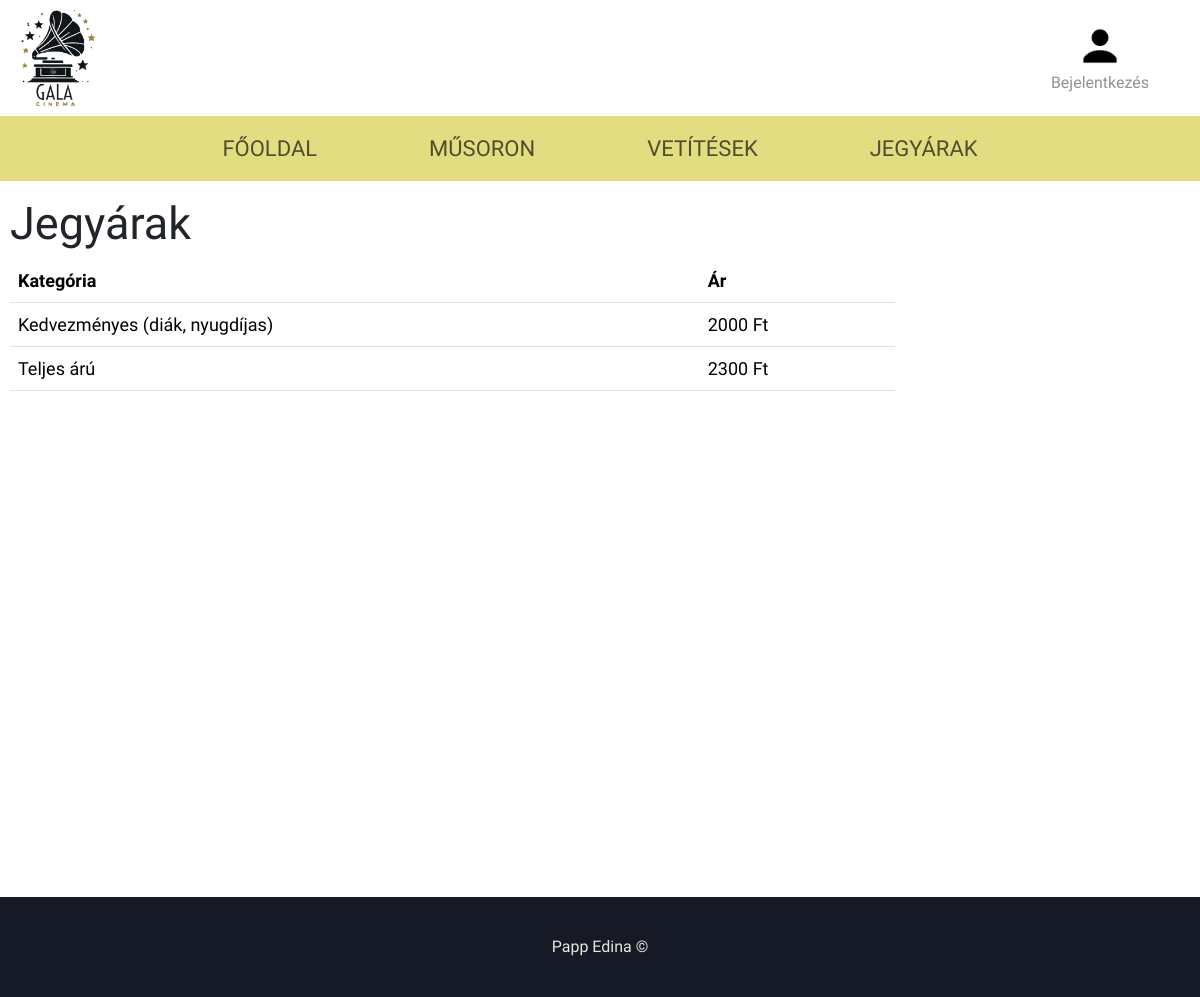
The app's page /prices.php with its own data.
### tables this page shows
CREATE TABLE arazas (
    id INT NOT NULL AUTO_INCREMENT,
    kategoria VARCHAR(50),
    ar INT,
    PRIMARY KEY(id)
);

### mozi.class.php (called while the page is built, shortened)
<?php
class Mozi{
    private $db;
    public function __construct() {
        $this->db = new Adatbazis();
    }
    public function arazas(){
        return $this->db->adatokLekerese("SELECT * FROM `arazas`");
    }
}
?>

### adatbazis.class.php (called while the page is built, shortened)
<?php
    class Adatbazis{
        private static $kiszolgalo = 'localhost';
        private static $felhasznalo = 'root';
        private static $jelszo = '';
        private static $tabla = 'mozi';
        private $db;
    public function __construct() {
        $this->db = new mysqli(self::$kiszolgalo, self::$felhasznalo, self::$jelszo, self::$tabla);
    }
    public function adatokLekerese($muvelet) {
        $eredmeny = $this->db->query($muvelet);
        if ($this->db->errno == 0) {
            if ($eredmeny->num_rows > 0) {
                $valasz = $eredmeny->fetch_all(MYSQLI_ASSOC);
            } else {
                $valasz = 'Nincs találat';
            }
        } else {
            $valasz = $this->db->error;
        }
        return $valasz;
    }
}
?>

### prices.php (the view, shortened to what this page needs)
<!DOCTYPE html>
<html lang="en">
<head>
    <link href="https://cdn.jsdelivr.net/npm/bootstrap@5.3.2/dist/css/bootstrap.min.css" rel="stylesheet">
    <link rel="stylesheet" href="./css/style.css">
</head>
<body>
    <?php
        if (!isset($_SESSION['user_id'])) {
            include './header_logout.php';
        }
        else{
            include './header.php';
        }
        include './mozi.class.php';
        include './adatbazis.class.php';
        echo '<div id="tartalom">
                <div id="main">
                    <h3 class="voltaire-regular">Jegyárak</h3>';
        $mozi = new Mozi();
        $prices = $mozi->arazas();
        if(is_array($prices)){
            echo '<table class="table w-75"><thead>
            <tr>
              <th scope="col">Kategória</th>
              <th scope="col">Ár</th>
            </tr>
          </thead><tbody>';
            foreach($prices as $x){
                echo '<tr><td>'.$x['kategoria'].'</td><td>'.$x['ar'].' Ft</td></tr>';
            }
            echo '</tbody></table>';
        }
        echo '</div></div>';
        include './footer.php';
    ?>
</body>
</html>

### css/style.css (style rules this page uses)
* { margin:0; padding:0; }
.voltaire-regular { font-family: "Voltaire", sans-serif; font-weight: 400; font-style: normal; }
body { font-family: "PT Sans Narrow", sans-serif; font-weight: 400; font-style: normal; letter-spacing: 0px; }
html, body { height:100%; }
#tartalom { min-height: 100%; }
#main { overflow: auto; padding-bottom: 100px; background-color: white; }

### prices.php (style rules this page uses)
@media only screen and (max-width: 1920px) { #tartalom { font-size: 18px; } }
#tartalom { margin-left:10px; margin-right:10px; }
.voltaire-regular { font-size:45px; }

### records on screen
arazas: kategoria "Kedvezményes (diák, nyugdíjas)", ar "2000"
arazas: kategoria "Teljes árú", ar "2300"
